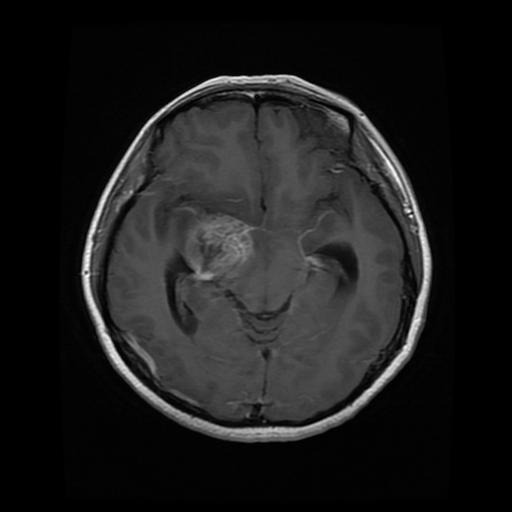
#> input picture TumorDatasetFinal/yes/gg (15).jpg, 512 x 512 px, given as the content of the folder TumorIdentifier/no, which was not available
$ jupyter execute --allow-errors Logistic2.0.ipynb   (shell and % lines are left out)
#> lines starting #> are read from the running program, lines starting #| are printed output that depends on the picture; after the words box and inside, x2 and y2 are one past the last pixel; in counts of white or black regions, pixels touching at a corner belong together; pictures that were not available may be replaced by others from this repository, and a replacement may not be noted
#> in load_data, image is the input picture: shape (512, 512, 3); min 0, max 255, mean 28.4
[cell 1]
import sklearn.linear_model
import numpy as np
import matplotlib.pyplot as plt
from sklearn.model_selection import train_test_split
from sklearn.metrics import f1_score
from sklearn.utils import shuffle
import cv2
import imutils
from os import listdir, path

[cell 2]
def crop_brain_contour(image, plot=False):

    # Convert the image to grayscale, and blur it slightly
#> called with plot = False
    if (len(image.shape) < 3):
        gray = image
    else:
        gray = cv2.cvtColor(image, cv2.COLOR_BGR2GRAY)
    gray = cv2.GaussianBlur(gray, (5, 5), 0)

    # Threshold the image, then perform a series of erosions +
    # dilations to remove any small regions of noise
    thresh = cv2.threshold(gray, 45, 255, cv2.THRESH_BINARY)[1]
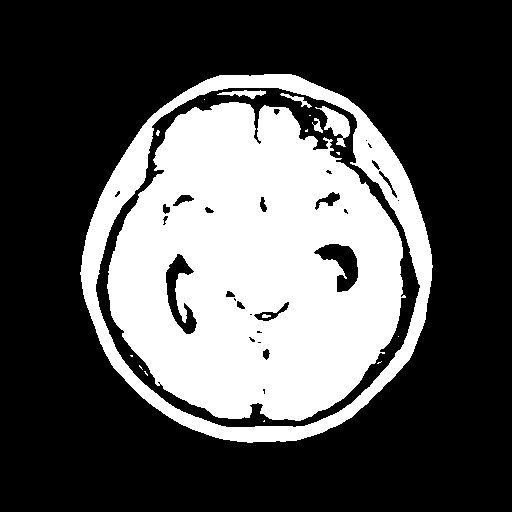
#> thresh: shape (512, 512); 32.8% white; 18 white regions (11 under 20 px), largest, box (x1, y1, x2, y2) and area: (107, 102, 406, 421) 67548, (80, 74, 433, 443) 17404, (315, 106, 350, 147) 581
    thresh = cv2.erode(thresh, None, iterations=2)
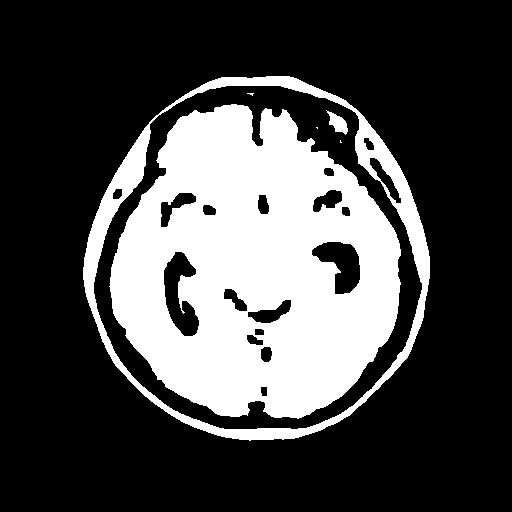
#> thresh: shape (512, 512); 28.1% white; 6 white regions (3 under 20 px), largest, box (x1, y1, x2, y2) and area: (109, 104, 401, 419) 61990, (83, 76, 430, 441) 11393, (326, 110, 348, 135) 263
    thresh = cv2.dilate(thresh, None, iterations=2)
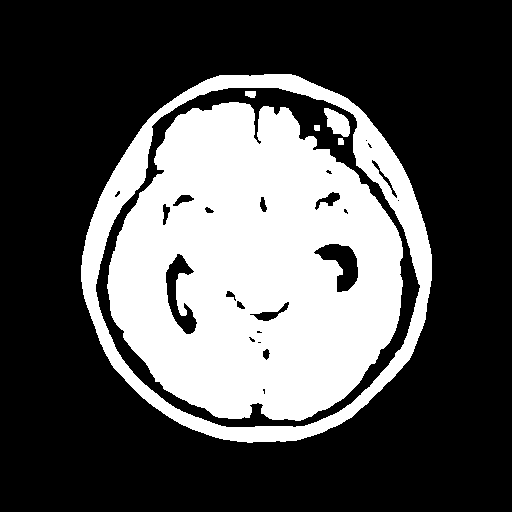
#> thresh: shape (512, 512); 32.5% white; 6 white regions

    # Find contours in thresholded image, then grab the largest one
    cnts = cv2.findContours(thresh.copy(), cv2.RETR_EXTERNAL, cv2.CHAIN_APPROX_SIMPLE)
#> cnts = 1 contour; box (x1, y1, x2, y2) and area: (81, 74, 432, 443) 99896
    cnts = imutils.grab_contours(cnts)
    c = max(cnts, key=cv2.contourArea)
#> c = contour of 524 points, box (x1, y1, x2, y2) (81, 74, 432, 443), area 99896


    # Find the extreme points
    extLeft = tuple(c[c[:, :, 0].argmin()][0])
#> extLeft = (81, 265)
    extRight = tuple(c[c[:, :, 0].argmax()][0])
#> extRight = (431, 280)
    extTop = tuple(c[c[:, :, 1].argmin()][0])
#> extTop = (264, 74)
    extBot = tuple(c[c[:, :, 1].argmax()][0])
#> extBot = (247, 442)

    # crop new image out of the original image using the four extreme points (left, right, top, bottom)
    new_image = image[extTop[1]:extBot[1], extLeft[0]:extRight[0]]
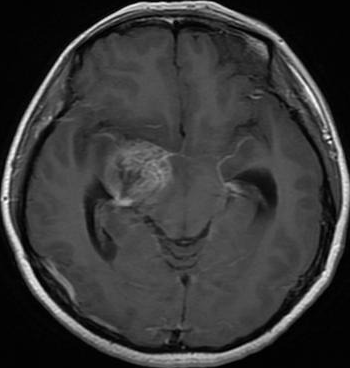
#> new_image: shape (368, 350, 3); min 0, max 255, mean 56.3

    if plot:
        plt.figure()

        plt.subplot(1, 2, 1)
        plt.imshow(image)

        plt.tick_params(axis='both', which='both',
                        top=False, bottom=False, left=False, right=False,
                        labelbottom=False, labeltop=False, labelleft=False, labelright=False)

        plt.title('Original Image')

        plt.subplot(1, 2, 2)
        plt.imshow(new_image)

        plt.tick_params(axis='both', which='both',
                        top=False, bottom=False, left=False, right=False,
                        labelbottom=False, labeltop=False, labelleft=False, labelright=False)

        plt.title('Cropped Image')

        plt.show()

    return new_image

# Converts a rbg image to grayscale
def rgb2gray(rgb):
    return np.dot(rgb[...,:3], [0.2989, 0.5870, 0.1140])

def load_data(dir_list, image_size): #input [first_class, second_class, etc] and (image_width, image_height)

    X = []
    y = []
    image_width, image_height = image_size

    for directory in dir_list:

        # Output is 0 for no, 1 for yes
        y_val = 0
        if directory.endswith('yes'):
            y_val = 1

        for filename in listdir(directory):
            # load the image
            #image = cv2.imread(directory + '\\' + filename)
            image = cv2.imread(path.join(directory, filename), cv2.IMREAD_UNCHANGED)
            image = crop_brain_contour(image, plot=False)
            image = cv2.resize(image, dsize=(image_width, image_height), interpolation=cv2.INTER_NEAREST)
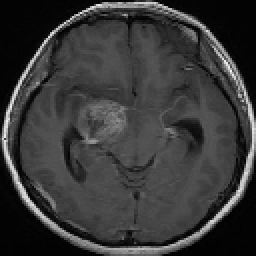
#> image: shape (128, 128, 3) (shown 2 times larger); min 0, max 244, mean 56.2

            # Convert image to grayscale if necessary
            if len(image.shape) != 2:
                image = rgb2gray(image)

            # normalize values
            image = image / 255.
#> image: shape (128, 128) float64

            X.append(image)
            y.append(y_val)
            # append a value of 1 to the target array if the image
            '''
            # is in the folder named 'yes', otherwise append 0.
            if directory[0] == 'yes': #for the time being we only have yes/no directories
                y.append([1])
            else: #other option is no aka directory[1]
                y.append([0])
            '''

    X = np.array(X)
    y = np.array(y)

    # Shuffle the data for good measure
    X, y = shuffle(X, y)

    #print(f'Number of examples is: {len(X)}')
    #print(f'X shape is: {X.shape}')
    #print(f'y shape is: {y.shape}')

    return X.reshape(X.shape[0], 128**2), y

# Split dataset
def split_data(X, y, test_s=0.2):
    X_train, X_temp, y_train, y_temp = train_test_split(X, y, test_size=test_s, random_state=0)
    X_val, X_test, y_val, y_test = train_test_split(X_temp, y_temp, test_size=0.5, random_state=0)
    return X_train, y_train, X_val, y_val, X_test, y_test


#Load data set
dir_list = ['TumorIdentifier/no', 'TumorIdentifier/yes']
image_size = (128, 128)
X, y = load_data(dir_list, image_size)

# Split dataset (80% train, 10% validation, 10% test)
#> (the rest of this cell did not finish here and is left out)
